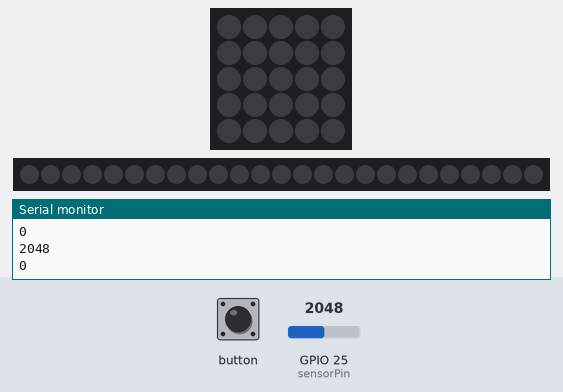
Bench run of a sketch on a simulated ESP32. Parts: 5×5 RGB LED matrix (first LED top left, wired row by row), 25 RGB LEDs in strip order, left to right, the last lines printed to the serial monitor. The inputs (shaded band) are chosen by the test bench; at power-on: GPIO 25 (sensorPin) = 2048. Dim RGB values are drawn brighter than linear.

Above: at 2.3 s.
2.4 s: GPIO 25 (sensorPin) set to 2958
3.9 s: GPIO 25 (sensorPin) set to 3043
At 4.5 s:
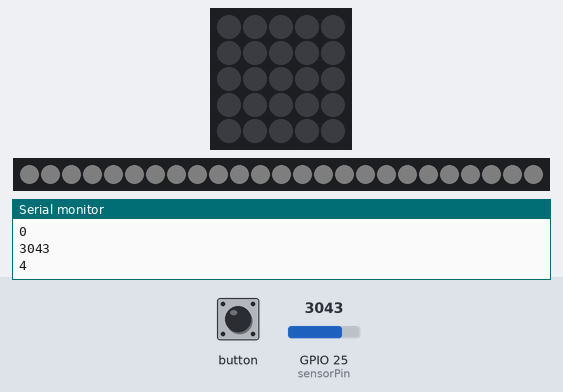
5.6 s: button pressed for 0.6 s
At 7.0 s:
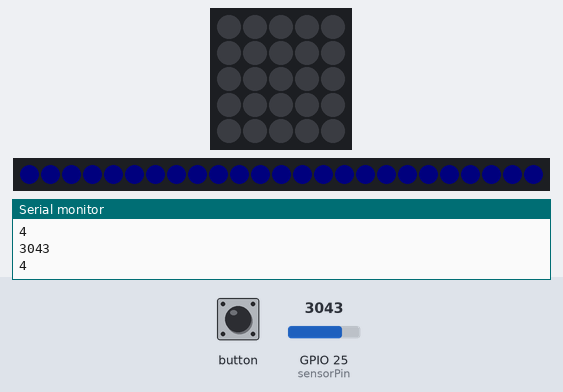
7.7 s: button pressed for 1 s
At 9.0 s:
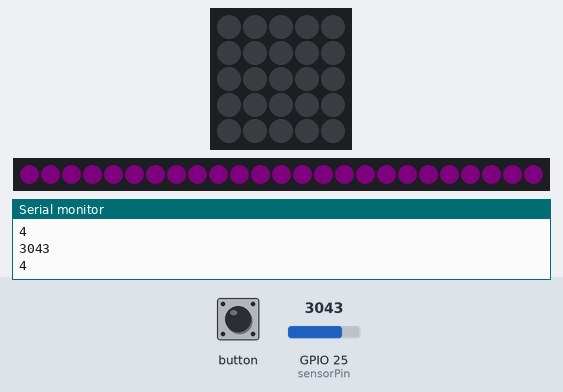
10.2 s: button pressed for 0.6 s
At 11.1 s:
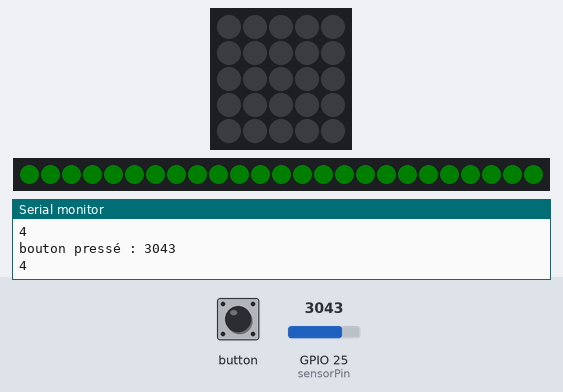
12.3 s: button pressed for 3.2 s
At 14.0 s:
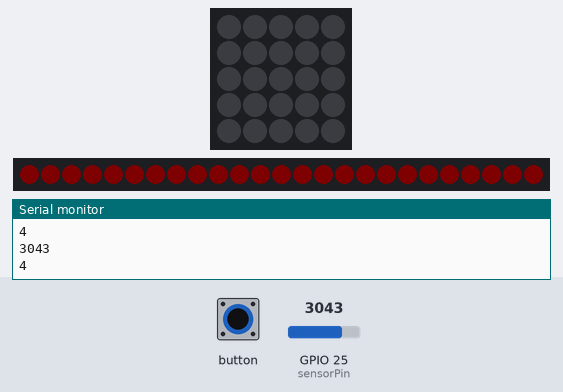
Timing chart, 0 to 15.5 s (numbered marks = the images above; inputs shaded):
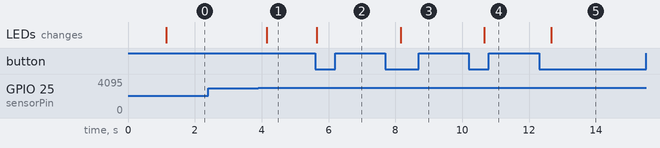

Measured:
- the behaviour switches between 3000 and 3001 on GPIO 25 (sensorPin) (found by bisection; images 0 and 1)
- after the input at 3.9 s, the LEDs: change after 0.25 s (image 1)
- after the input at 5.6 s, the LEDs: change after 0.05 s (image 2)
- after the input at 7.7 s, the LEDs: change after 0.45 s (image 3)
- after the input at 10.2 s, the LEDs: change after 0.46 s (image 4)
- after the input at 12.3 s, the LEDs: change after 0.36 s (image 5)

The sketch:

m5atom_veilleuse_k-018.ino
```cpp
#include "M5Atom.h"  //not needed
//#include <FastLED.h>

/* definitions fastled*/
#define NUM_LEDS 25
#define DATA_PIN 27
int sensorPin = 25; //define analog pin 25


//déclaration des variables
int value = 0;
int couleur = 0;
int num = 0;
int value1 = 0;

//initialisation fastled
CRGB leds[NUM_LEDS];


void setup() {
  Serial.begin(115200);
  delay(1000);
  //M5.begin();
  //  delay(10);
  Serial.println("");
  Serial.println("Initializing M5Stack Atom Matrix");
  M5.begin(true, false, true);  //not needed

  // Initialize the FastLED library for this device's configuration
  Serial.println("\nInitializing FastLED");
  //FastLED.addLeds<WS2812, DATA_PIN>(leds, NUM_LEDS);
  FastLED.addLeds<WS2812, DATA_PIN, GRB>(leds, NUM_LEDS);

  // M5Stack recommends not setting this value greater than 20
  // to avoid melting the screen/cover over the LEDs
  Serial.println("Setting brightness");
  FastLED.setBrightness(20);
  Serial.println("Finishing setup");
  // Initialize device LEDs to on (red), one at a time
  Serial.println("Showing LEDs");
  for (num = -1; num <= NUM_LEDS; num++) {
    Serial.println(num);
    leds[num] = CRGB::Black;
    FastLED.show();
    // delay(10);
  }

  for ( num = -1; num <= NUM_LEDS; num++) {
    //Serial.println(num);
    leds[num] = CRGB::White;
    FastLED.show();
    //delay(50);
  }
}

void loop() {

// attention : certaines couleur font clignoter le m5atom
// chaque appui change de couleur
  if (M5.Btn.wasPressed())
  {
    int num=0;
    Serial.print("bouton pressé : ");
    switch (couleur)
    {
      case 0:

          couleur = 1;
          for (num; num < NUM_LEDS; num++) {
            leds[num] = CRGB::Blue;
          }
          break;


      case 1:

          couleur = 2;
          for (num ; num < NUM_LEDS; num++) {
            leds[num] = CRGB::Fuchsia;
          }
          break;


      case 2:

          couleur = 3;
          for (num ; num < NUM_LEDS; num++) {
            leds[num] = CRGB(0,255,0);
          }
          break;


      case 3:

          couleur = 4;
          for (num ; num < NUM_LEDS; num++) {
            leds[num] = CRGB(255,0,0);
          }
          break;


      case 4:

          couleur = 5;
          for (num ; num < NUM_LEDS; num++) {
            leds[num] = CRGB(0,255,255);
          }
          break;


       case 5:

          couleur = 0;
          for (num ; num < NUM_LEDS; num++) {
            leds[num] = CRGB::White;
          }
          break;
    }
  }


 value = 0;


  value = analogRead(sensorPin);


  Serial.println(value, DEC); // light intensity
  // high values for bright environment
  // low values for dark environment
/* la valeur brightness à 5 fait que les led sont à fond...
 *  eviter cette valeur
 *  ne pas dépasser 50 pour eviter la surchauffe

 */
   if (value>3000 && value<3500) {value1=4;}
    else  if (value>=3500 && value<3700) {value1=10;}
    else if (value>=3700 && value<4000) {value1=20;}
    else if(value>=4000) {value1=50;}
    else value1=0;


  /*
   *la valeur de la résistance ne varie pas de façon linéaire mais logarithmique donc la formule
   *ci dessous n'est pas la meilleure, à utiliser au cas où
   value1 = map(value, 0, 4095, 0, 50) * 1; /* ne pas dépasser 50 pour la luminosité du m5atom matrix
                                             et au delà d'un mapping de 0 à 9 sinon les leds ont un comportement étrange
                                             "changement de couleur par exemple"
    */
    Serial.println(value1);
  FastLED.setBrightness(value1);
  FastLED.show();

  delay(500);
  M5.update();

}
```
